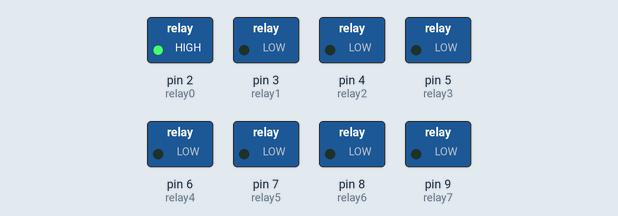
A sketch run on a simulated Arduino Uno, built with avr-gcc and run on an emulated ATmega328P. Shown: switched loads named in the sketch (green lamp = pin HIGH).

Above: at 0.5 s.
At 2.5 s:
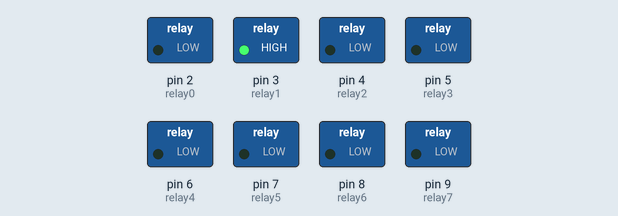
At 4.5 s:
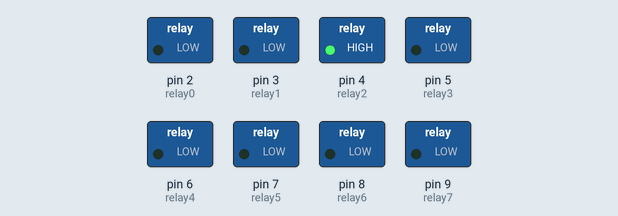
At 10.5 s:
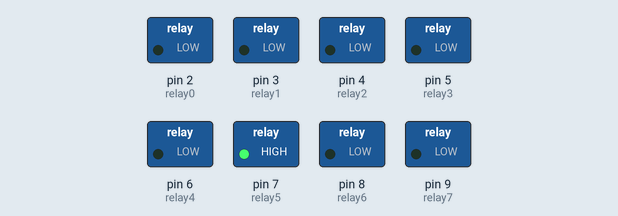
At 14.5 s:
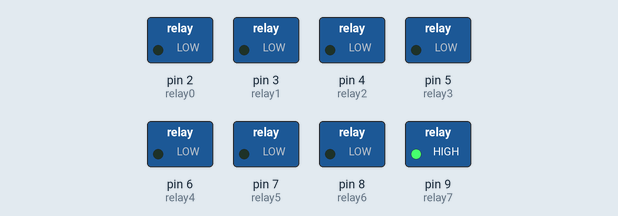
At 19.5 s:
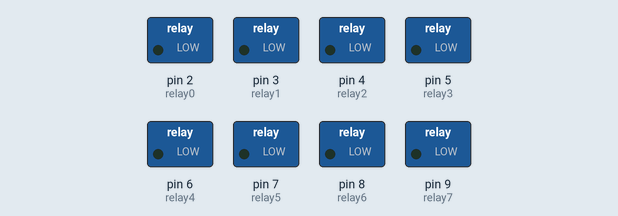
Timing chart, 0 to 20.8 s (numbered marks = the images above):
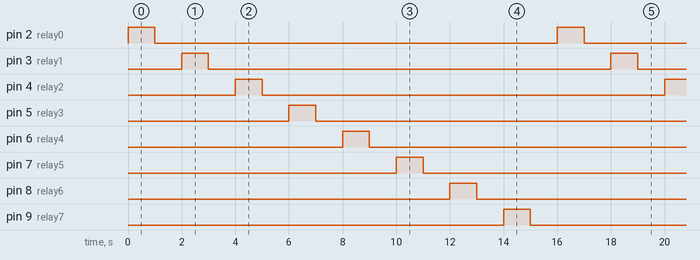

Measured:
- by itself, pin 2 (relay0), pin 3 (relay1), pin 4 (relay2), pin 5 (relay3), pin 6 (relay4), pin 7 (relay5), pin 8 (relay6), pin 9 (relay7): alternates HIGH for 1.0 s and LOW for 15.0 s
- by itself, everything shown: repeats every 16.0 s, in 16 steps

The sketch:

relay_test.ino
```cpp
// Arduino Relay Control Code
#define relay0 2
#define relay1 3
#define relay2 4
#define relay3 5
#define relay4 6
#define relay5 7
#define relay6 8
#define relay7 9
#define interval 1000

void setup() {

  pinMode(relay0, OUTPUT);
  pinMode(relay1, OUTPUT);
  pinMode(relay2, OUTPUT);
  pinMode(relay3, OUTPUT);
  pinMode(relay4, OUTPUT);
  pinMode(relay5, OUTPUT);
  pinMode(relay6, OUTPUT);
  pinMode(relay7, OUTPUT);

}
void loop(){

   digitalWrite(relay0, HIGH);
   delay(interval);
   digitalWrite(relay0, LOW);
   delay(interval);

   digitalWrite(relay1, HIGH);
   delay(interval);
   digitalWrite(relay1, LOW);
   delay(interval);

   digitalWrite(relay2, HIGH);
   delay(interval);
   digitalWrite(relay2, LOW);
   delay(interval);

   digitalWrite(relay3, HIGH);
   delay(interval);
   digitalWrite(relay3, LOW);
   delay(interval);

   digitalWrite(relay4, HIGH);
   delay(interval);
   digitalWrite(relay4, LOW);
   delay(interval);

   digitalWrite(relay5, HIGH);
   delay(interval);
   digitalWrite(relay5, LOW);
   delay(interval);

   digitalWrite(relay6, HIGH);
   delay(interval);
   digitalWrite(relay6, LOW);
   delay(interval);

   digitalWrite(relay7, HIGH);
   delay(interval);
   digitalWrite(relay7, LOW);
   delay(interval);
}
```
